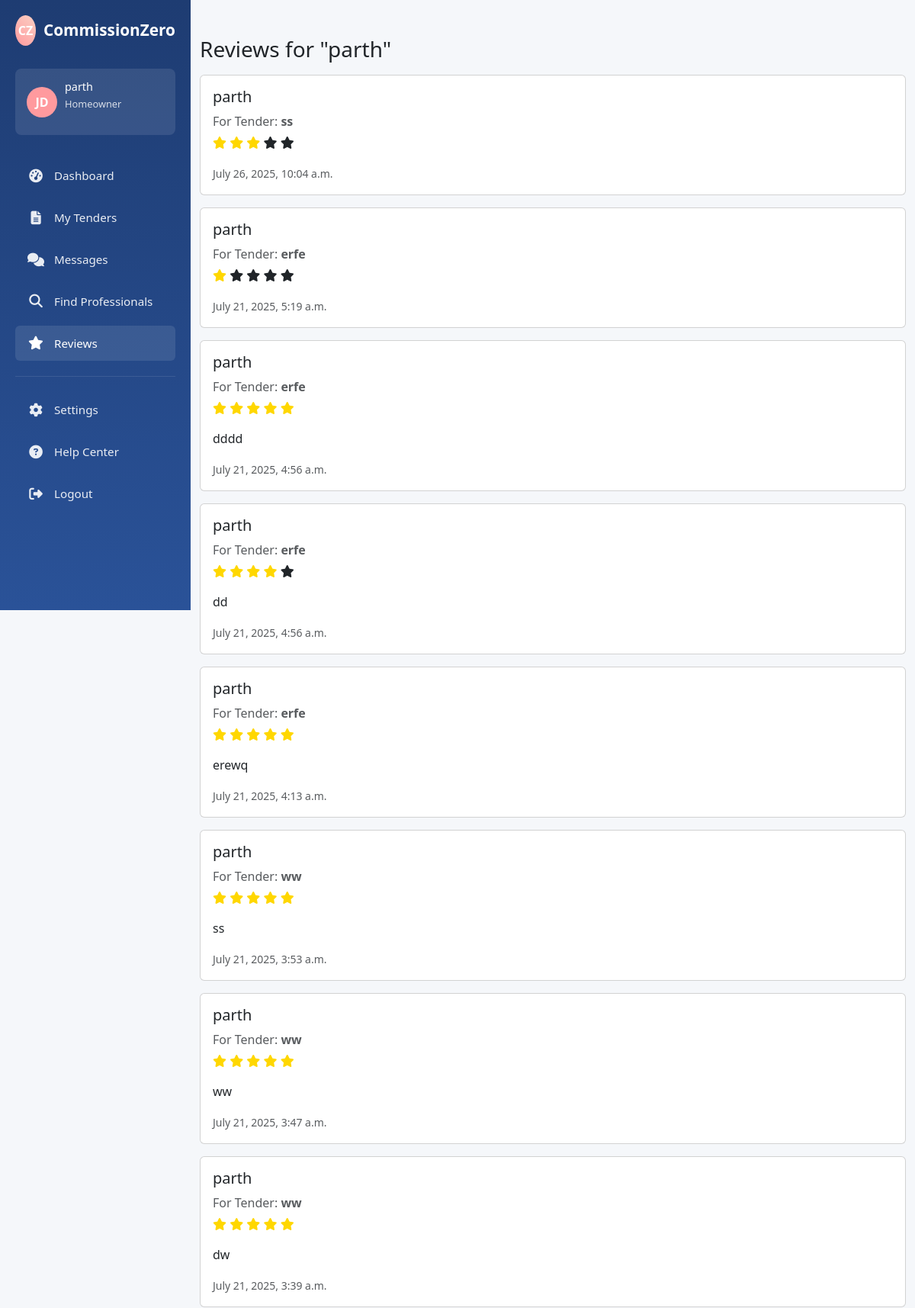
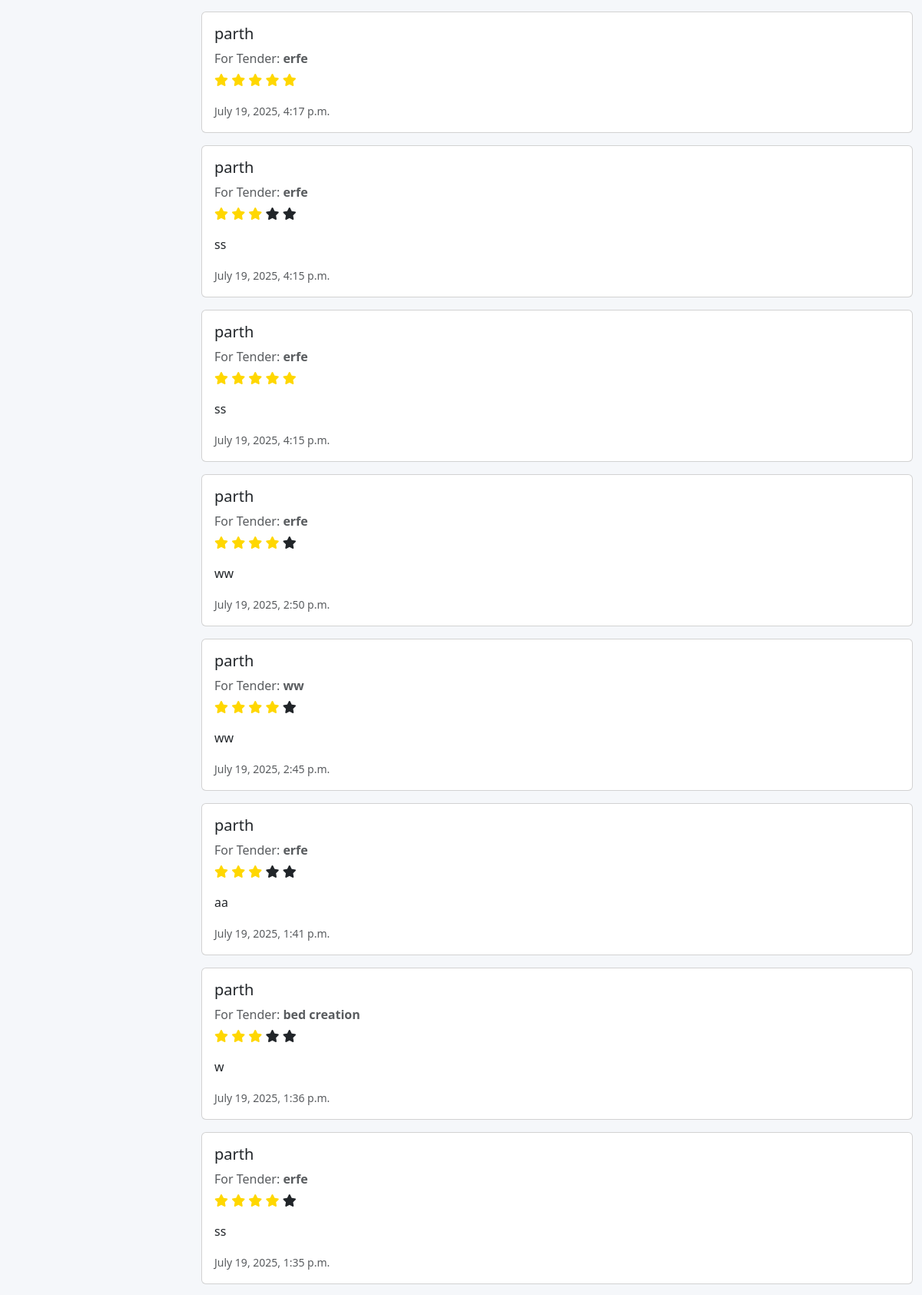
Page /reviews/ (signed in, upper part) on the committed database (2 pictures, top to bottom).
### CommissionZeroApp/models.py (models this page shows, shortened)
class Review(models.Model):
    tender = models.ForeignKey('Tender', on_delete=models.CASCADE)
    provider = models.ForeignKey(User, related_name='reviews_received', on_delete=models.CASCADE)
    customer = models.ForeignKey(User, related_name='reviews_written', on_delete=models.CASCADE)
    rating = models.IntegerField()
    comment = models.TextField(blank=True)
    created_at = models.DateTimeField(auto_now_add=True)

class Tender(models.Model):
    SERVICE_CATEGORIES = [
        ('electrician', 'Electrician'),
        ('plumber', 'Plumber'),
        ('painter', 'Painter'),
        ('carpenter', 'Carpenter'),
        ('solar', 'Solar Electrician'),
    ]
    URGENCY_CHOICES = [
        ('urgent', 'Urgent (Within 24 hours)'),
        ('soon', 'Soon (Within a week)'),
        ('flexible', 'Flexible (No specific deadline)'),
    ]
    user = models.ForeignKey(User, on_delete=models.CASCADE)
    title = models.CharField(max_length=255)
    description = models.TextField()
    category = models.CharField(max_length=50, choices=SERVICE_CATEGORIES)
    budget = models.PositiveIntegerField(blank=True, null=True)
    urgency = models.CharField(max_length=20, choices=URGENCY_CHOICES)
    address = models.CharField(max_length=255)
    postcode = models.CharField(max_length=10)
    start_date = models.DateField(blank=True, null=True)
    deadline = models.DateField()
    notes = models.TextField(blank=True)
    images = models.ImageField(upload_to='tender_images/', blank=True, null=True)
    status = models.CharField(max_length=20, default='open')
    created_at = models.DateTimeField(auto_now_add=True)

### CommissionZeroApp/views.py (the view)
# urls.py: path('reviews/', views.reviews, name='reviews'),
@role_required(['customer'])
@login_required
def reviews(request):
    reviews = Review.objects.filter(customer=request.user).order_by('-created_at')
    customer_username = request.user.username if reviews else ""
    return render(request, 'CommissionZeroApp/customer/reviews.html', {
        'reviews': reviews,
        'customer_username': customer_username,
        'star_range': range(1, 6)
    })

### CommissionZeroApp/context_processors.py (called while the page is built)
def provider_avg_rating(request):
    if request.user.is_authenticated and hasattr(request.user, 'role') and request.user.role == 'provider':
        avg_rating = Review.objects.filter(provider=request.user).aggregate(avg=Avg('rating'))['avg']
        return {'avg_rating': round(avg_rating or 0, 1)}
    return {}

### CommissionZeroApp/templates/CommissionZeroApp/customer/reviews.html (shortened to what this page needs)
<!DOCTYPE html>
<html>
<head>
  <link href="https://cdn.jsdelivr.net/npm/bootstrap@5.3.0/dist/css/bootstrap.min.css" rel="stylesheet">
  <link rel="stylesheet" href="https://cdnjs.cloudflare.com/ajax/libs/font-awesome/6.4.0/css/all.min.css">
</head>
<body>
  {% include "sidebar_customer.html" %}
  <div class="container mt-5" style="margin-left: 250px;">
    <h3>Reviews for "{{ customer_username }}"</h3>
    {% for review in reviews %}
  <div class="card my-3">
    <div class="card-body">
      <h5 class="card-title">{{ review.customer.username }}</h5>
      <p class="text-muted mb-1">
        For Tender: <strong>{{ review.tender.title }}</strong>
      </p>
      <p>
        {% for i in "12345" %}
          <i class="fa fa-star {% if forloop.counter <= review.rating %}star{% endif %}"></i>
        {% endfor %}
      </p>
      <p class="card-text">{{ review.comment }}</p>
      <small class="text-muted">{{ review.created_at }}</small>
    </div>
  </div>
  {% empty %}
    <p>No reviews yet.</p>
  {% endfor %}
  </div>
</body>
</html>

### templates/sidebar_customer.html (shortened to what this page needs)
{% block content %}
{% load static %}
<!DOCTYPE html>
<html lang="en">
<head>
    <link rel="stylesheet" href="https://cdnjs.cloudflare.com/ajax/libs/font-awesome/6.4.0/css/all.min.css">
    <link rel="stylesheet" href="{% static 'css/customer/sidebar_customer.css' %}">
</head>
<body>
<aside class="sidebar" id="sidebar">
    <div class="brand">
        <div class="logo">CZ</div>
        <div class="brand-name">CommissionZero</div>
    </div>
    <div class="user-profile">
        <div class="user-avatar">JD</div>
        <div class="user-info">
            <h4>{{ user.username }}</h4>
            <p>Homeowner</p>
        </div>
    </div>
    <nav class="nav-menu">
        {% url 'customer_dashboard' as customer_dashboard %}
        {% url 'tender_creation' as tender_creation %}
        {% url 'my_tenders' as my_tenders %}
        {% url 'messages_customer' as messages_customer %}
        {% url 'find_professionals' as find_professionals %}
        {% url 'reviews' as reviews %}
        <a href="{{ customer_dashboard }}" class="menu-item {% if request.path == customer_dashboard or request.path == tender_creation %}active{% endif %}">
            <i class="fas fa-tachometer-alt"></i>
            <span>Dashboard</span>
        </a>
        <a href="{{ my_tenders }}" class="menu-item {% if request.path == my_tenders %}active{% endif %}">
            <i class="fas fa-file-alt"></i>
            <span>My Tenders</span>
        </a>
        <a href="{{ messages_customer }}" class="menu-item {% if request.path == messages_customer %}active{% endif %}">
            <i class="fas fa-comments"></i>
            <span>Messages</span>
        </a>
        <a href="{{ find_professionals }}" class="menu-item {% if request.path == find_professionals %}active{% endif %}">
            <i class="fas fa-search"></i>
            <span>Find Professionals</span>
        </a>
        <a href="{{ reviews }}" class="menu-item {% if request.path == reviews %}active{% endif %}">
            <i class="fas fa-star"></i>
            <span>Reviews</span>
        </a>
        <div class="divider"></div>
        <a href="/settings" class="menu-item">
            <i class="fas fa-cog"></i>
            <span>Settings</span>
        </a>
        <a href="/help_center" class="menu-item">
            <i class="fas fa-question-circle"></i>
            <span>Help Center</span>
        </a>
        <a href="{% url 'logout' %}" class="menu-item">
            <i class="fas fa-sign-out-alt"></i>
            <span>Logout</span>
        </a>
    </nav>
</aside>
</body>
</html>
{% endblock %}

### static/css/customer/sidebar_customer.css (style rules this page uses)
:root { --primary: #1e3c72; --secondary: #2a5298; --accent: #ff9a9e; --light: #f5f7fa; --dark: #333; --sidebar-width: 250px; }
* { margin: 0; padding: 0; box-sizing: border-box; font-family: 'Segoe UI', Tahoma, Geneva, Verdana, sans-serif; }
body { display: flex; background-color: var(--light); min-height: 100vh; }
.sidebar { background: linear-gradient(180deg, var(--primary), var(--secondary)); color: white; width: var(--sidebar-width); min-height: 100vh; position: fixed; top: 0; left: 0; padding: 20px; display: flex; flex-direction: column; z-index: 100; transition: all 0.3s; }
.brand { display: flex; align-items: center; margin-bottom: 30px; }
.logo { width: 40px; height: 40px; background: linear-gradient(45deg, var(--accent), #fad0c4); border-radius: 50%; display: flex; align-items: center; justify-content: center; margin-right: 10px; font-weight: bold; }
.brand-name { font-size: 1.3rem; font-weight: 700; }
.user-profile { display: flex; align-items: center; padding: 15px; background-color: rgba(255,255,255,0.1); border-radius: 8px; margin-bottom: 30px; }
.user-avatar { width: 40px; height: 40px; border-radius: 50%; background-color: var(--accent); display: flex; align-items: center; justify-content: center; margin-right: 10px; color: white; font-weight: bold; }
.user-info h4 { font-size: 0.9rem; margin-bottom: 5px; }
.user-info p { font-size: 0.8rem; opacity: 0.8; }
.nav-menu { flex-grow: 1; overflow-y: auto; }
.menu-item { display: flex; align-items: center; padding: 12px 15px; margin-bottom: 8px; border-radius: 6px; color: rgba(255,255,255,0.9); text-decoration: none; transition: all 0.3s; }
.menu-item.active, .menu-item:hover { background-color: rgba(255,255,255,0.1); color: white; }
.menu-item i { width: 24px; text-align: center; margin-right: 12px; font-size: 1.1rem; }
.menu-item span { font-size: 0.95rem; }
.divider { height: 1px; background-color: rgba(255,255,255,0.1); margin: 20px 0; }

### CommissionZeroApp/templates/CommissionZeroApp/customer/reviews.html (style rules this page uses)
.star { color: gold; }

### rows in the picture
Review: customer.username "parth", tender "ss", rating 3 (drawn), created_at "July 26, 2025, 10:04 a.m."
Review: customer.username "parth", tender "erfe", rating 1 (drawn), created_at "July 21, 2025, 5:19 a.m."
Review: customer.username "parth", tender "erfe", rating 5 (drawn), comment "dddd", created_at "July 21, 2025, 4:56 a.m."
Review: customer.username "parth", tender "erfe", rating 4 (drawn), comment "dd", created_at "July 21, 2025, 4:56 a.m."
Review: customer.username "parth", tender "erfe", rating 5 (drawn), comment "erewq", created_at "July 21, 2025, 4:13 a.m."
Review: customer.username "parth", tender "ww", rating 5 (drawn), comment "ss", created_at "July 21, 2025, 3:53 a.m."
Review: customer.username "parth", tender "ww", rating 5 (drawn), comment "ww", created_at "July 21, 2025, 3:47 a.m."
Review: customer.username "parth", tender "ww", rating 5 (drawn), comment "dw", created_at "July 21, 2025, 3:39 a.m."
Review: customer.username "parth", tender "erfe", rating 5 (drawn), created_at "July 19, 2025, 4:17 p.m."
Review: customer.username "parth", tender "erfe", rating 3 (drawn), comment "ss", created_at "July 19, 2025, 4:15 p.m."
Review: customer.username "parth", tender "erfe", rating 5 (drawn), comment "ss", created_at "July 19, 2025, 4:15 p.m."
Review: customer.username "parth", tender "erfe", rating 4 (drawn), comment "ww", created_at "July 19, 2025, 2:50 p.m."
Review: customer.username "parth", tender "ww", rating 4 (drawn), comment "ww", created_at "July 19, 2025, 2:45 p.m."
Review: customer.username "parth", tender "erfe", rating 3 (drawn), comment "aa", created_at "July 19, 2025, 1:41 p.m."
Review: customer.username "parth", tender "bed creation", rating 3 (drawn), comment "w", created_at "July 19, 2025, 1:36 p.m."
Review: customer.username "parth", tender "erfe", rating 4 (drawn), comment "ss", created_at "July 19, 2025, 1:35 p.m."

### other values in the picture
{{ user.username }} "parth"
{{ customer_username }} "parth"
